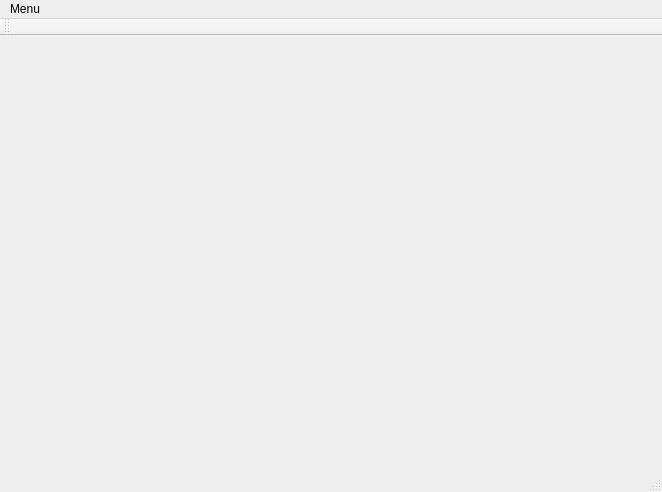
<?xml version="1.0" encoding="UTF-8"?>
<ui version="4.0">
 <class>MainWindow</class>
 <widget class="QMainWindow" name="MainWindow">
  <property name="geometry">
   <rect>
    <x>0</x>
    <y>0</y>
    <width>662</width>
    <height>492</height>
   </rect>
  </property>
  <property name="windowTitle">
   <string>MainWindow</string>
  </property>
  <widget class="QWidget" name="centralWidget"/>
  <widget class="QMenuBar" name="menuBar">
   <property name="geometry">
    <rect>
     <x>0</x>
     <y>0</y>
     <width>662</width>
     <height>17</height>
    </rect>
   </property>
   <widget class="QMenu" name="menuMenu">
    <property name="title">
     <string>Menu</string>
    </property>
    <addaction name="actionSave"/>
   </widget>
   <addaction name="menuMenu"/>
  </widget>
  <widget class="QToolBar" name="mainToolBar">
   <attribute name="toolBarArea">
    <enum>TopToolBarArea</enum>
   </attribute>
   <attribute name="toolBarBreak">
    <bool>false</bool>
   </attribute>
  </widget>
  <widget class="QStatusBar" name="statusBar"/>
  <action name="actionSave">
   <property name="text">
    <string>Save</string>
   </property>
   <property name="shortcut">
    <string>Ctrl+S</string>
   </property>
  </action>
 </widget>
 <layoutdefault spacing="6" margin="11"/>
 <resources/>
 <connections/>
</ui>
